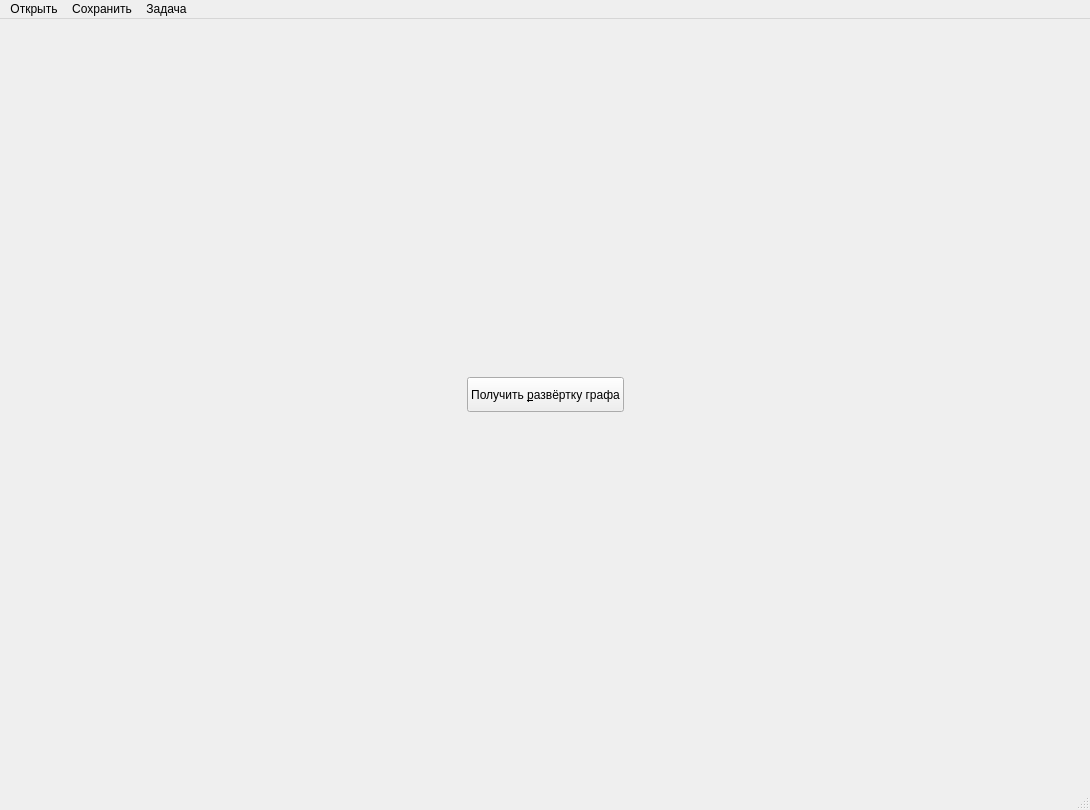
<?xml version="1.0" encoding="UTF-8"?>
<ui version="4.0">
 <class>MainWindow</class>
 <widget class="QMainWindow" name="MainWindow">
  <property name="geometry">
   <rect>
    <x>0</x>
    <y>0</y>
    <width>1090</width>
    <height>810</height>
   </rect>
  </property>
  <property name="windowTitle">
   <string>MainWindow</string>
  </property>
  <widget class="QWidget" name="centralwidget">
   <widget class="QWidget" name="verticalLayoutWidget">
    <property name="geometry">
     <rect>
      <x>0</x>
      <y>0</y>
      <width>1091</width>
      <height>751</height>
     </rect>
    </property>
    <layout class="QVBoxLayout" name="verticalLayoutWindow">
     <property name="sizeConstraint">
      <enum>QLayout::SetMaximumSize</enum>
     </property>
     <item>
      <layout class="QHBoxLayout" name="horizontalLayoutGraphics"/>
     </item>
     <item alignment="Qt::AlignHCenter">
      <widget class="QPushButton" name="pushButtonToLayered">
       <property name="maximumSize">
        <size>
         <width>200</width>
         <height>35</height>
        </size>
       </property>
       <property name="layoutDirection">
        <enum>Qt::LeftToRight</enum>
       </property>
       <property name="text">
        <string>Получить &amp;развёртку графа</string>
       </property>
      </widget>
     </item>
    </layout>
   </widget>
  </widget>
  <widget class="QMenuBar" name="menubar">
   <property name="geometry">
    <rect>
     <x>0</x>
     <y>0</y>
     <width>1090</width>
     <height>26</height>
    </rect>
   </property>
   <widget class="QMenu" name="menu_open">
    <property name="title">
     <string>Открыть</string>
    </property>
    <addaction name="open_graph"/>
    <addaction name="open_layeredgraph"/>
   </widget>
   <widget class="QMenu" name="menu_save">
    <property name="title">
     <string>Сохранить</string>
    </property>
    <addaction name="save_graph"/>
    <addaction name="save_layered_graph"/>
   </widget>
   <widget class="QMenu" name="menu_tasks">
    <property name="title">
     <string>Задача</string>
    </property>
    <addaction name="task_dijkstra"/>
    <addaction name="task_pascal"/>
    <addaction name="task_random_walk"/>
   </widget>
   <addaction name="menu_open"/>
   <addaction name="menu_save"/>
   <addaction name="menu_tasks"/>
  </widget>
  <widget class="QStatusBar" name="statusbar"/>
  <action name="open_graph">
   <property name="text">
    <string>Граф</string>
   </property>
  </action>
  <action name="open_layeredgraph">
   <property name="text">
    <string>Граф-развёртка</string>
   </property>
  </action>
  <action name="save_graph">
   <property name="text">
    <string>Граф</string>
   </property>
  </action>
  <action name="save_layered_graph">
   <property name="text">
    <string>Граф-развёртку</string>
   </property>
  </action>
  <action name="task_dijkstra">
   <property name="text">
    <string>Алгоритм Дейкстры</string>
   </property>
  </action>
  <action name="task_pascal">
   <property name="text">
    <string>Алгоритм Паскаля</string>
   </property>
  </action>
  <action name="task_random_walk">
   <property name="text">
    <string>Случайные блуждания</string>
   </property>
  </action>
  <action name="action_12">
   <property name="text">
    <string>Потоковая задача</string>
   </property>
  </action>
 </widget>
 <resources/>
 <connections/>
</ui>
